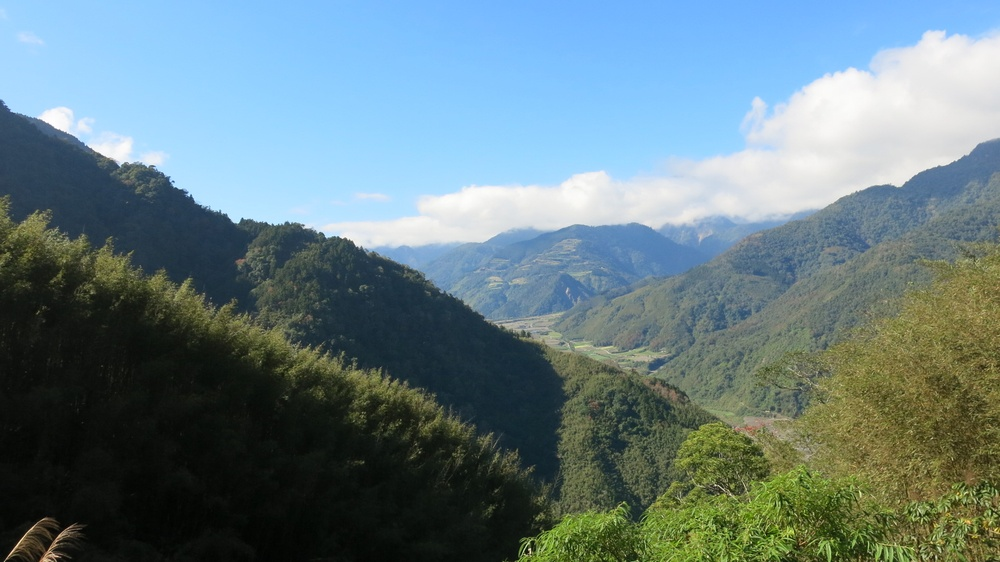
#> input picture Ch3/Image/IMG_4230.JPG, 1000 x 562 px, shrunk from 1920 x 1080 before the run
$ python wrapAffine.py
#> lines starting #> are read from the running program, lines starting #| are printed output that depends on the picture
import numpy as np
import cv2
import sys
import math

if __name__ == '__main__':
    image = cv2.imread('./Image/IMG_4230.JPG', cv2.IMREAD_GRAYSCALE)
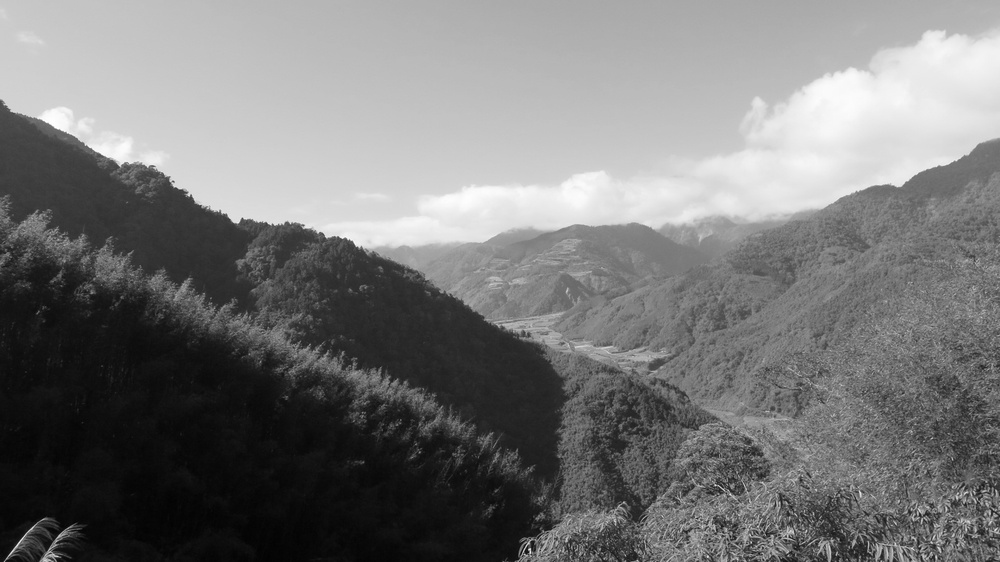
#> image: shape (562, 1000); min 0, max 255, mean 119.5
    cv2.imwrite('./Image/img.jpg', image)
    h, w = image.shape[:2]
#> h = 562; w = 1000

    # 縮小兩倍
    A1 = np.array([[0.5, 0, 0],[0, 0.5, 0]], np.float32)
    d1 = cv2.warpAffine(image, A1, (w, h), borderValue=125)
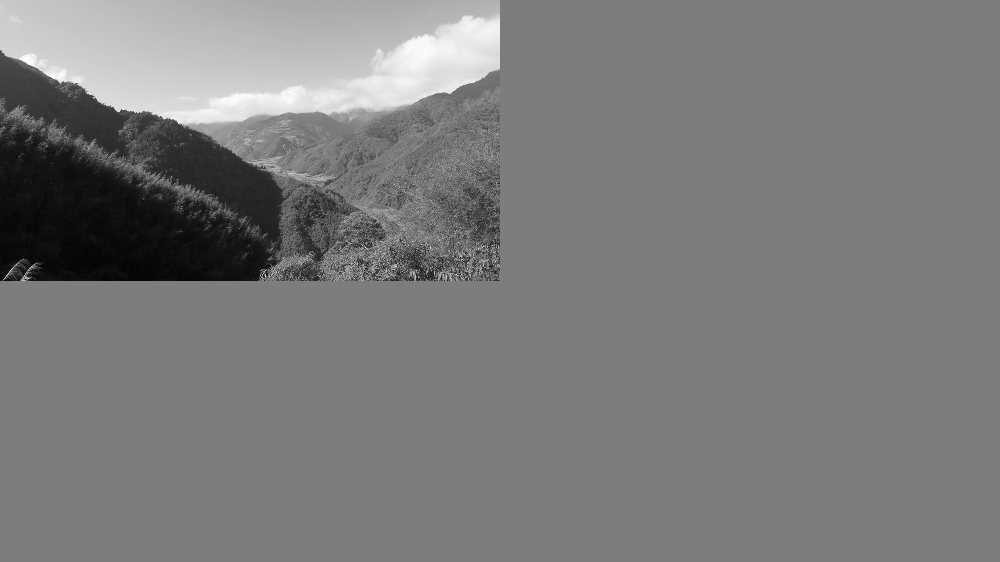
#> d1: shape (562, 1000); min 0, max 255, mean 123.6
    # 先縮小兩倍，再平移
    A2 = np.array([[0.5, 0, w/4],[0, 0.5, h/4]], np.float32)
#> A2 = [[0.5, 0, 250], [0, 0.5, 140.5]]
    d2 = cv2.warpAffine(image, A2, (w, h), borderValue=125)
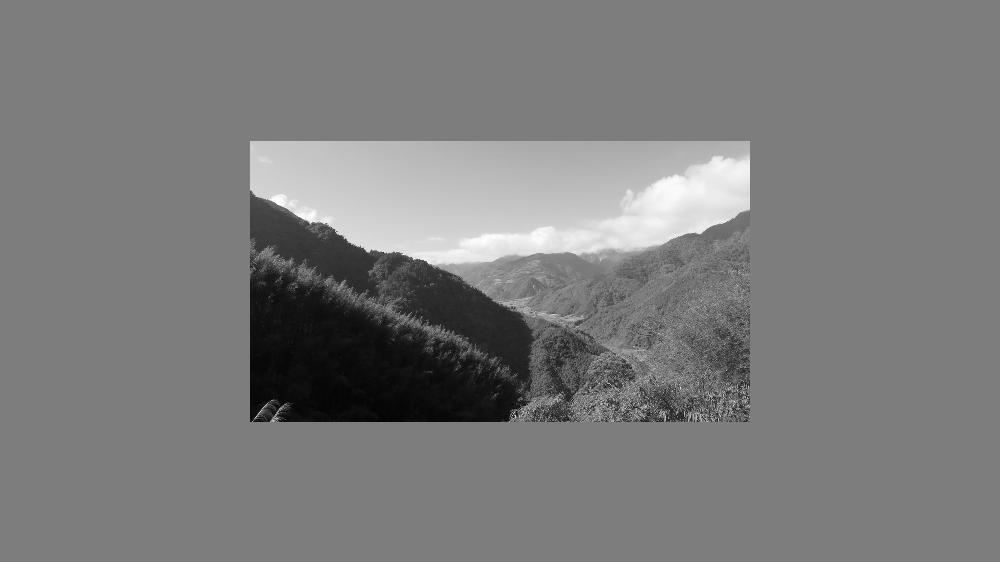
#> d2: shape (562, 1000); min 2, max 255, mean 123.6
    # 在d2基礎上，繞圖像中心點旋轉
    A3 = cv2.getRotationMatrix2D((w/2.0, h/2.0), 30, 1)
    d3 = cv2.warpAffine(d2, A3, (w, h), borderValue=125)
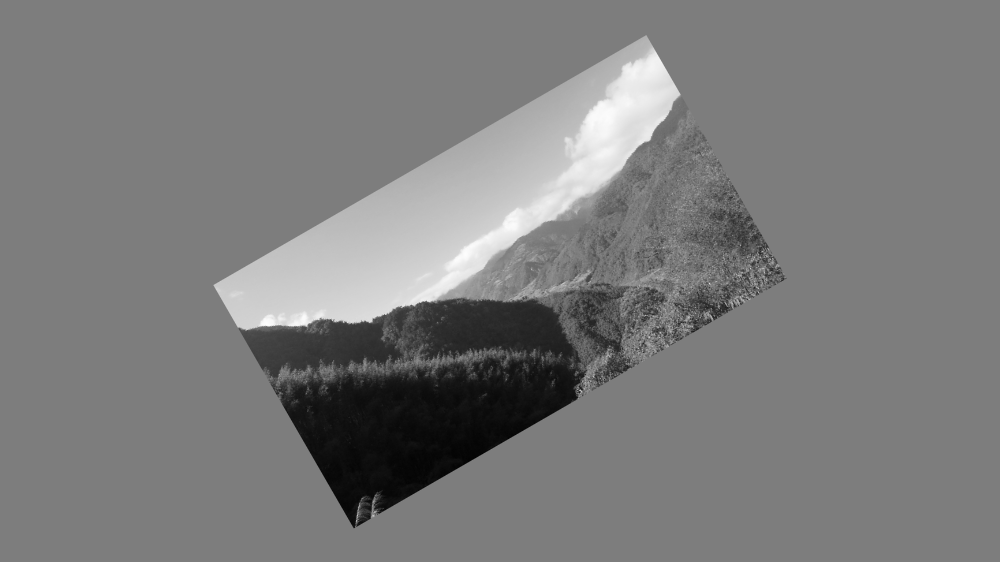
#> d3: shape (562, 1000); min 3, max 254, mean 123.6

    cv2.imshow('image', image)
    cv2.imshow('d1', d1)
    cv2.imshow('d2', d2)
    cv2.imshow('d3', d3)
    cv2.waitKey(0)
    cv2.destroyAllWindows()

$ run again, with Ch3/Image/logPolar_M200.jpg copied over Ch3/Image/IMG_4230.JPG
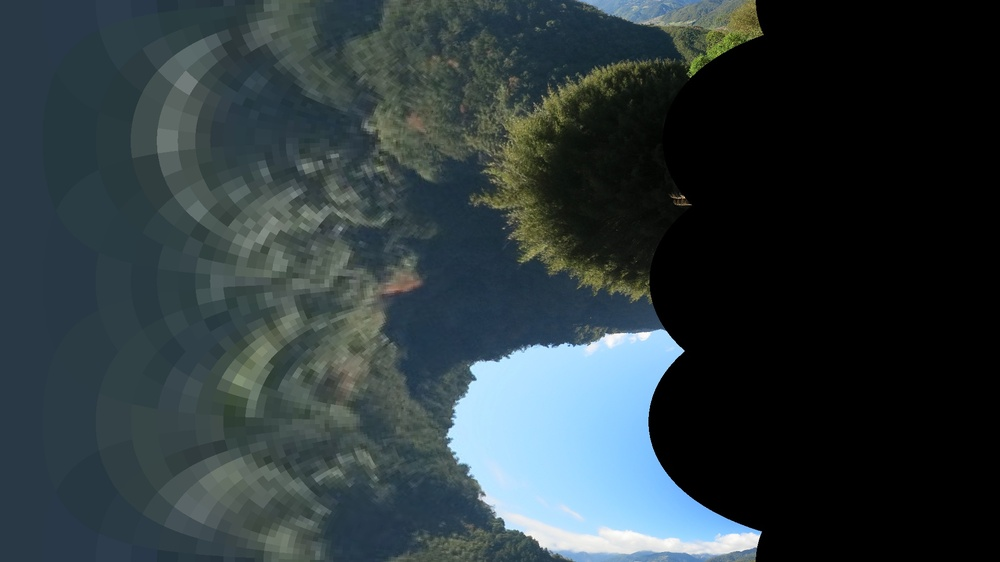
#> input picture Ch3/Image/logPolar_M200.jpg, 1000 x 562 px, shrunk from 1920 x 1080 before the run
#> `d1 = cv2.warpAffine(image, A1, (w, h), borderValue=125)`:
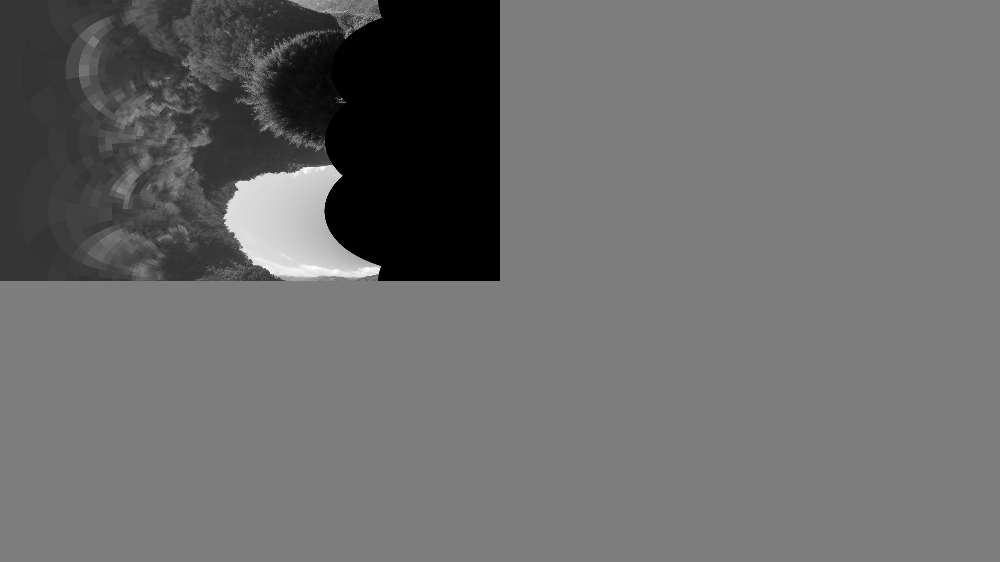
#> d1: shape (562, 1000); min 0, max 255, mean 107.6
#> `d3 = cv2.warpAffine(d2, A3, (w, h), borderValue=125)`:
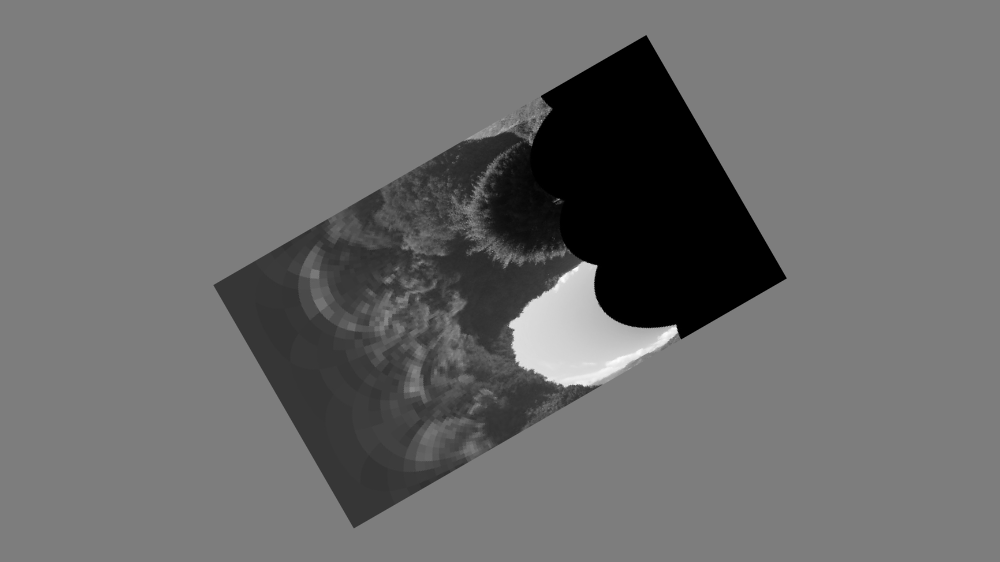
#> d3: shape (562, 1000); min 0, max 253, mean 107.6
